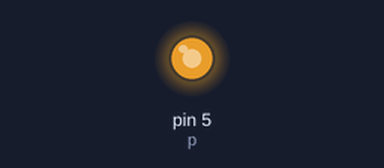
The sketch below on a simulated Arduino Uno, built with avr-gcc and run on an emulated ATmega328P. Parts: output pins drawn as LEDs (lit = HIGH).

Above: at 0.05 s.
At 0.65 s:
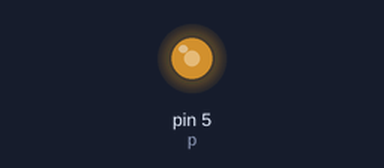
At 1.25 s:
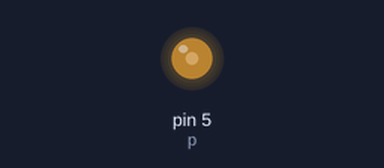
At 2.5 s:
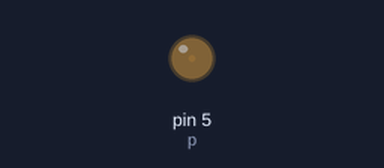
Timing chart, 0 to 5.8 s (numbered marks = the images above):
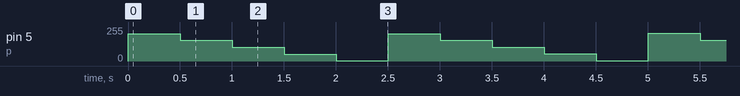

Measured:
- by itself, pin 5 (p): ramps from 220/255 to 1/255 and jumps back, once every 2.5 s

The sketch:

_1105_1.ino
```cpp
int p=5;

void setup() {
  // put your setup code here, to run once:
  for(int i=255; i>=0;i--)
  {
    analogWrite(p,i*51);
    delay(500);
  }
}

void loop() {
}
```
